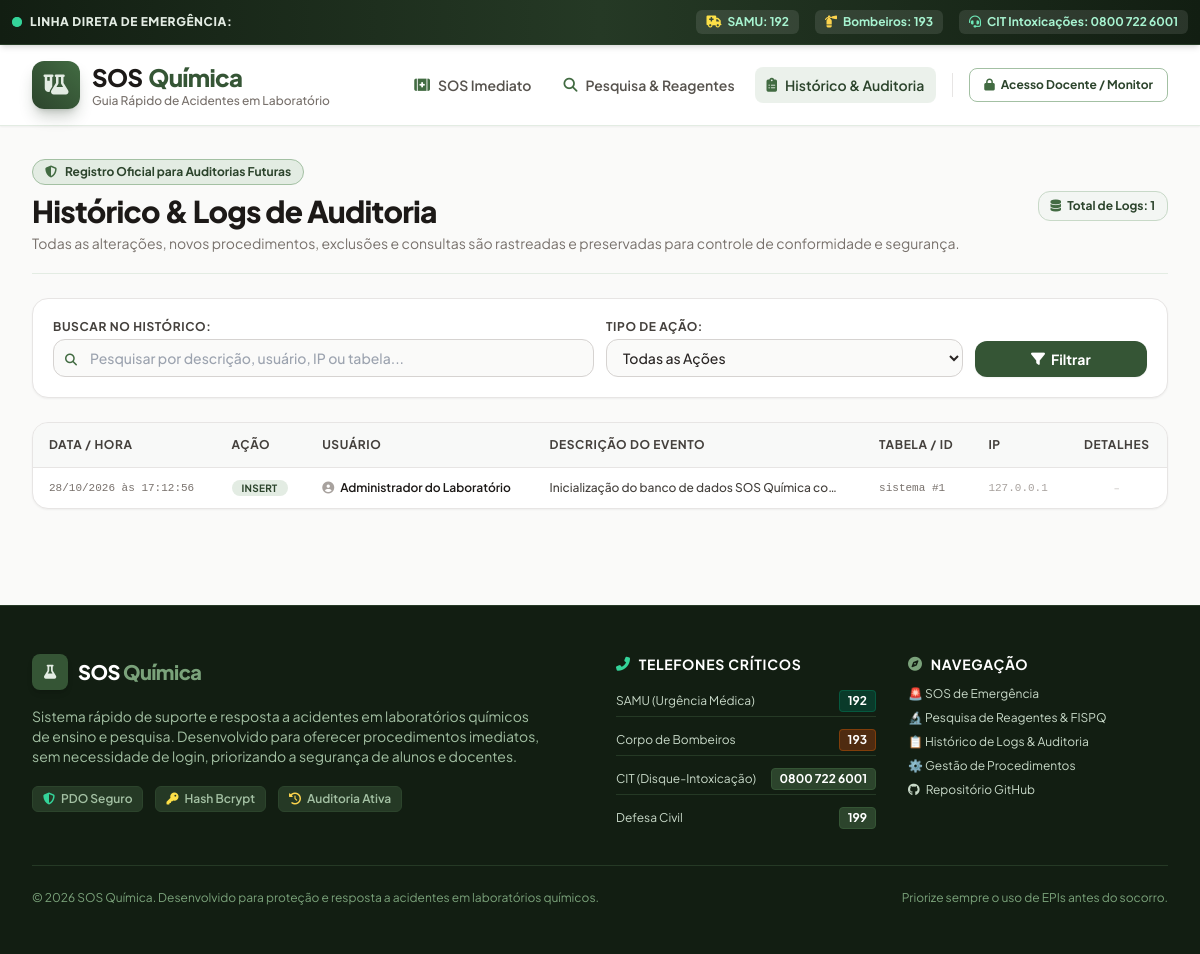
Screenshot of /historico.php with the database file from the repository.
### tables this page shows
CREATE TABLE `logs_auditoria` (
  `id` INT AUTO_INCREMENT PRIMARY KEY,
  `usuario_id` INT NULL,
  `usuario_nome` VARCHAR(100) NOT NULL DEFAULT 'Sistema / Público',
  `acao` VARCHAR(50) NOT NULL COMMENT 'INSERT, UPDATE, DELETE, SEARCH, LOGIN, LOGOUT',
  `tabela_afetada` VARCHAR(60) NULL,
  `registro_id` INT NULL,
  `descricao` TEXT NOT NULL,
  `dados_anteriores` LONGTEXT NULL COMMENT 'Estado anterior em JSON',
  `dados_novos` LONGTEXT NULL COMMENT 'Novo estado em JSON',
  `ip` VARCHAR(45) NOT NULL DEFAULT '127.0.0.1',
  `user_agent` VARCHAR(255) NULL,
  `data_hora` DATETIME NOT NULL DEFAULT CURRENT_TIMESTAMP,
  INDEX `idx_logs_acao` (`acao`),
  INDEX `idx_logs_data` (`data_hora`)
);

### includes/funcoes.php (called while the page is built, shortened)
<?php
function formatarDataHora(?string $dataHora): string {
    $timestamp = strtotime($dataHora);
    return date('d/m/Y \à\s H:i:s', $timestamp);
}
function obterUrlBase(): string {
    $script = isset($_SERVER['SCRIPT_NAME']) ? str_replace('\\', '/', $_SERVER['SCRIPT_NAME']) : '';
    $dir = str_replace('\\', '/', dirname($script));
    $base = preg_replace('#/(admin|actions|includes).*$#', '', $dir);
    $base = trim($base, "/\\.");
    return $base === '' ? '' : '/' . $base;
}
function url(string $caminho = ''): string {
    $base = obterUrlBase();
    $caminho = ltrim($caminho, "/\\");
    return $base === '' ? '/' . $caminho : $base . '/' . $caminho;
}

### historico.php (the view, shortened to what this page needs)
<?php
require_once __DIR__ . '/includes/funcoes.php';
$pdo = getConexao();
$busca = trim(filter_input(INPUT_GET, 'busca', FILTER_DEFAULT) ?? '');
$pagina = max(1, filter_input(INPUT_GET, 'p', FILTER_VALIDATE_INT) ?: 1);
$porPagina = 20;
$offset = ($pagina - 1) * $porPagina;
$where = " WHERE 1=1";
$params = [];
$stmtTotal = $pdo->prepare("SELECT COUNT(*) AS total FROM logs_auditoria" . $where);
$stmtTotal->execute($params);
$totalRegistros = (int)$stmtTotal->fetch()['total'];
$sqlLogs = "SELECT * FROM logs_auditoria" . $where . " ORDER BY data_hora DESC LIMIT " . (int)$porPagina . " OFFSET " . (int)$offset;
$stmtLogs = $pdo->prepare($sqlLogs);
$stmtLogs->execute($params);
$logs = $stmtLogs->fetchAll();
require_once __DIR__ . '/includes/header.php';
?>
<div class="max-w-7xl mx-auto px-4 sm:px-6 lg:px-8 py-8 space-y-6">
    <div class="flex flex-col sm:flex-row sm:items-center justify-between gap-4 border-b border-musgo-100 dark:border-stone-800 pb-5">
        <div>
            <div class="inline-flex items-center gap-2 px-3 py-1 rounded-full bg-musgo-100 dark:bg-musgo-950/60 text-musgo-800 dark:text-musgo-300 text-xs font-bold mb-2 border border-musgo-300 dark:border-musgo-800">
                <i class="fas fa-shield-halved text-musgo-600"></i> Registro Oficial para Auditorias Futuras
            </div>
            <h1 class="text-2xl sm:text-3xl font-black text-stone-900 dark:text-white tracking-tight">
                Histórico & Logs de Auditoria
            </h1>
            <p class="text-xs sm:text-sm text-stone-500 dark:text-stone-400 mt-1">
                Todas as alterações, novos procedimentos, exclusões e consultas são rastreadas e preservadas para controle de conformidade e segurança.
            </p>
        </div>
        <div class="flex items-center gap-2">
            <span class="px-3 py-1.5 rounded-xl bg-musgo-50 dark:bg-stone-800 text-xs font-bold text-musgo-800 dark:text-musgo-300 border border-musgo-200 dark:border-stone-700">
                <i class="fas fa-database text-musgo-600 mr-1"></i> Total de Logs: <?= $totalRegistros ?>
            </span>
        </div>
    </div>
    <form method="GET" action="<?= url('historico.php') ?>" class="bg-white dark:bg-stone-900 p-4 sm:p-5 rounded-2xl border border-stone-200 dark:border-stone-800 shadow-sm">
        <div class="grid grid-cols-1 sm:grid-cols-12 gap-3">
            <div class="sm:col-span-6 relative">
                <label for="busca" class="block text-xs font-bold text-stone-700 dark:text-stone-300 uppercase tracking-wider mb-1">
                    Buscar no histórico:
                </label>
                <div class="relative flex items-center">
                    <span class="absolute left-3 text-musgo-600"><i class="fas fa-search text-xs"></i></span>
                    <input
                        type="text"
                        name="busca"
                        id="busca"
                        value="<?= htmlspecialchars($busca) ?>"
                        placeholder="Pesquisar por descrição, usuário, IP ou tabela..."
                        class="w-full pl-9 pr-3 py-2 rounded-xl border border-stone-300 dark:border-stone-700 bg-stone-50 dark:bg-stone-800 text-xs sm:text-sm focus:outline-none focus:ring-2 focus:ring-musgo-600 font-medium"
                    >
                </div>
            </div>
            <div class="sm:col-span-4">
                <label for="acao" class="block text-xs font-bold text-stone-700 dark:text-stone-300 uppercase tracking-wider mb-1">
                    Tipo de Ação:
                </label>
                <select
                    name="acao"
                    id="acao"
                    class="w-full px-3 py-2 rounded-xl border border-stone-300 dark:border-stone-700 bg-stone-50 dark:bg-stone-800 text-xs sm:text-sm focus:outline-none focus:ring-2 focus:ring-musgo-600 font-medium"
                >
                    <option value="">Todas as Ações</option>
                </select>
            </div>
            <div class="sm:col-span-2 flex items-end">
                <button type="submit" class="w-full py-2 px-4 rounded-xl bg-musgo-700 hover:bg-musgo-800 text-white font-bold text-xs sm:text-sm transition-colors flex items-center justify-center gap-1.5 shadow-sm">
                    <i class="fas fa-filter"></i> Filtrar
                </button>
            </div>
        </div>
    </form>
    <div class="bg-white dark:bg-stone-900 rounded-2xl border border-stone-200 dark:border-stone-800 shadow-sm overflow-hidden">
        <?php if (empty($logs)): ?>
            <div class="p-12 text-center text-stone-500">
                <i class="fas fa-clipboard-check text-4xl mb-3 text-stone-400"></i>
                <p class="text-sm font-semibold">Nenhum registro de log encontrado com os filtros atuais.</p>
            </div>
        <?php else: ?>
            <div class="hidden lg:block overflow-x-auto">
                <table class="w-full text-left text-xs border-collapse">
                    <thead>
                        <tr class="bg-musgo-50/60 dark:bg-stone-800/80 border-b border-stone-200 dark:border-stone-800 text-stone-700 dark:text-stone-300 font-bold uppercase tracking-wider">
                            <th class="py-3.5 px-4">Data / Hora</th>
                            <th class="py-3.5 px-4">Ação</th>
                            <th class="py-3.5 px-4">Usuário</th>
                            <th class="py-3.5 px-4">Descrição do Evento</th>
                            <th class="py-3.5 px-4">Tabela / ID</th>
                            <th class="py-3.5 px-4">IP</th>
                            <th class="py-3.5 px-4 text-center">Detalhes</th>
                        </tr>
                    </thead>
                    <tbody class="divide-y divide-stone-100 dark:divide-stone-800 text-stone-700 dark:text-stone-300 font-medium">
                        <?php foreach ($logs as $log): ?>
                            <tr class="hover:bg-musgo-50/40 dark:hover:bg-stone-800/40 transition-colors">
                                <td class="py-3 px-4 whitespace-nowrap text-stone-500 dark:text-stone-400 font-mono text-[11px]">
                                    <?= formatarDataHora($log['data_hora']) ?>
                                </td>
                                <td class="py-3 px-4 whitespace-nowrap">
                                    <?php
                                        $badgeColor = 'bg-stone-100 text-stone-700';
                                        if ($log['acao'] === 'INSERT') $badgeColor = 'bg-musgo-100 text-musgo-800 dark:bg-musgo-950/60 dark:text-musgo-300';
                                        elseif ($log['acao'] === 'UPDATE') $badgeColor = 'bg-blue-100 text-blue-800 dark:bg-blue-950/60 dark:text-blue-300';
                                        elseif ($log['acao'] === 'DELETE') $badgeColor = 'bg-red-100 text-red-800 dark:bg-red-950/60 dark:text-red-300';
                                        elseif ($log['acao'] === 'SEARCH') $badgeColor = 'bg-amber-100 text-amber-800 dark:bg-amber-950/60 dark:text-amber-300';
                                    ?>
                                    <span class="px-2.5 py-0.5 rounded-full font-bold text-[10px] tracking-wide uppercase <?= $badgeColor ?>">
                                        <?= htmlspecialchars($log['acao']) ?>
                                    </span>
                                </td>
                                <td class="py-3 px-4 font-semibold text-stone-900 dark:text-white">
                                    <div class="flex items-center gap-1.5">
                                        <i class="fas fa-user-circle text-stone-400"></i>
                                        <span><?= htmlspecialchars($log['usuario_nome']) ?></span>
                                    </div>
                                </td>
                                <td class="py-3 px-4 max-w-xs truncate" title="<?= htmlspecialchars($log['descricao']) ?>">
                                    <?= htmlspecialchars($log['descricao']) ?>
                                </td>
                                <td class="py-3 px-4 whitespace-nowrap font-mono text-stone-500 text-[11px]">
                                    <?= htmlspecialchars($log['tabela_afetada'] ?? '-') ?> <?= $log['registro_id'] ? '#' . $log['registro_id'] : '' ?>
                                </td>
                                <td class="py-3 px-4 whitespace-nowrap font-mono text-stone-400 text-[11px]">
                                    <?= htmlspecialchars($log['ip']) ?>
                                </td>
                                <td class="py-3 px-4 text-center whitespace-nowrap">
                                    <?php if (!empty($log['dados_anteriores']) || !empty($log['dados_novos'])): ?>
                                        <button
                                            type="button"
                                            onclick='modalVerDetalhesLog(
                                                "Auditoria do Log #<?= $log['id'] ?>",
                                                <?= json_encode($log['descricao']) ?>,
                                                <?= json_encode($log['dados_anteriores']) ?>,
                                                <?= json_encode($log['dados_novos']) ?>
                                            )'
                                            class="p-1.5 rounded-lg bg-musgo-100 hover:bg-musgo-200 dark:bg-stone-800 dark:hover:bg-stone-700 text-musgo-800 dark:text-musgo-300 font-bold text-xs transition-colors"
                                            title="Ver dados JSON"
                                        >
                                            <i class="fas fa-code"></i> Inspecionar
                                        </button>
                                    <?php else: ?>
                                        <span class="text-stone-300 dark:text-stone-600">-</span>
                                    <?php endif; ?>
                                </td>
                            </tr>
                        <?php endforeach; ?>
                    </tbody>
                </table>
            </div>
        <?php endif; ?>
    </div>
</div>
<?php require_once __DIR__ . '/includes/footer.php'; ?>

### assets/css/style.css (style rules this page uses)
html { scroll-behavior: smooth; -webkit-tap-highlight-color: transparent; }

### includes/header.php (style rules this page uses)
body { font-family: 'Plus Jakarta Sans', sans-serif; }

### rows the page displays
logs_auditoria: data_hora "28/10/2026 às 17:12:56", acao "INSERT", usuario_nome "Administrador do Laboratório", descricao "Inicialização do banco de dados SOS Química co…", tabela_afetada "sistema", registro "1", ip "127.0.0.1"

### other values shown
$totalRegistros "1"
